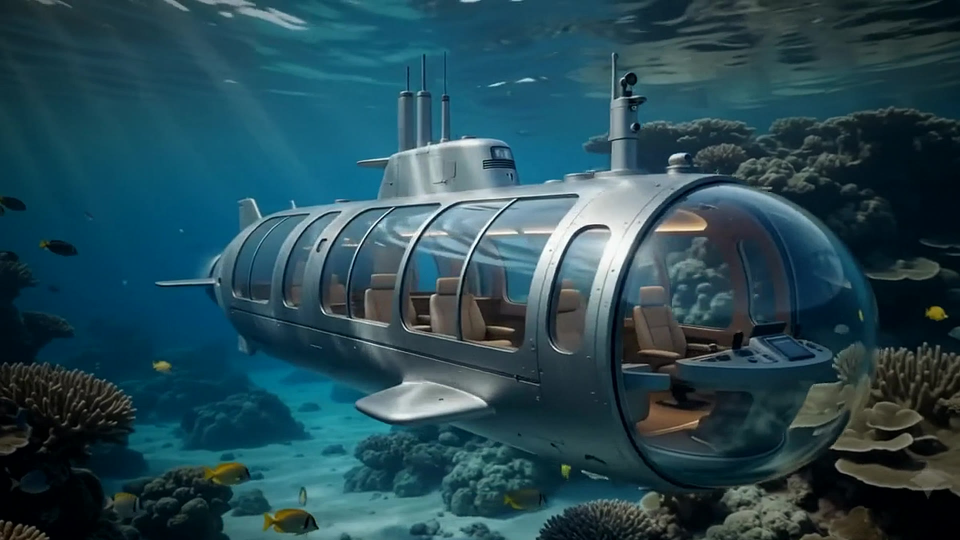
#> input picture assets/frames/frame_0000.jpg, 1920 x 1080 px (shown at 1/2 size)
$ python -i gen_placeholder_frames.py   (imports and definitions only)
#> lines starting #> are read from the running program, lines starting #| are printed output that depends on the picture
#!/usr/bin/env python3
"""Placeholder frame sequence for the ABYSSAL descent scrubber.

Renders a procedural 300-frame dive (surface -> sunlit -> twilight ->
midnight -> the floor) so the site pipeline can be built and verified
before the real Seedance clips are generated. Output format (frames +
manifest.json) is identical to what tools/build_frames.sh produces from
the real footage.
"""
import json
import math
import os
import random

import numpy as np
from PIL import Image, ImageDraw, ImageFilter

W, H = 1280, 720
N = 300
OUT = os.path.join(os.path.dirname(__file__), "..", "assets", "frames")

# water colour ramp: (t, top rgb, bottom rgb)
STOPS = [
    (0.00, (52, 132, 186), (14, 70, 122)),
    (0.20, (20, 88, 148), (7, 44, 92)),
    (0.40, (9, 40, 84), (3, 17, 44)),
    (0.60, (2, 9, 24), (1, 3, 11)),
    (0.80, (1, 3, 9), (0, 1, 5)),
    (1.00, (1, 2, 6), (0, 0, 2)),
]

rng = random.Random(7)
BUBBLES = [(rng.random(), rng.random(), rng.uniform(1.5, 4.5), rng.uniform(0.6, 1.6)) for _ in range(70)]
SNOW = [(rng.random(), rng.random(), rng.uniform(0.6, 1.8), rng.uniform(0.15, 0.5)) for _ in range(140)]
SPARKS = [(rng.random(), rng.random(), rng.uniform(0.8, 2.2), rng.uniform(0, math.tau),
           rng.choice([(0, 229, 255), (0, 229, 255), (150, 90, 255)])) for _ in range(170)]
JELLIES = [(rng.random(), rng.uniform(0.15, 0.8), rng.uniform(18, 46), rng.uniform(0, math.tau)) for _ in range(7)]
CHIMNEYS = [(rng.uniform(0.03, 0.97), rng.uniform(0.35, 1.0), rng.uniform(24, 70)) for _ in range(9)]


def lerp(a, b, u):
    return a + (b - a) * u


def ramp(t):
    for i in range(len(STOPS) - 1):
        t0, top0, bot0 = STOPS[i]
        t1, top1, bot1 = STOPS[i + 1]
        if t0 <= t <= t1:
            u = (t - t0) / (t1 - t0)
            top = [lerp(top0[k], top1[k], u) for k in range(3)]
            bot = [lerp(bot0[k], bot1[k], u) for k in range(3)]
            return top, bot
    return list(STOPS[-1][1]), list(STOPS[-1][2])


def water(t):
    top, bot = ramp(t)
    y = np.linspace(0, 1, H)[:, None, None]
    img = (1 - y) * np.array(top)[None, None, :] + y * np.array(bot)[None, None, :]
    img = np.repeat(img, W, axis=1)
    return img  # float HxWx3


# [40 lines left out: function draw_sub, not called in this run]


def render(i):
    t = i / (N - 1)
    base = water(t)

    img = Image.fromarray(base.astype(np.uint8), "RGB").convert("RGBA")
    ov = Image.new("RGBA", (W, H), (0, 0, 0, 0))
    gl = Image.new("RGBA", (W, H), (0, 0, 0, 0))
    dr = ImageDraw.Draw(ov)
    gd = ImageDraw.Draw(gl)

    # --- clip 1: sky band sinks off the top as we submerge
    if t < 0.055:
        u = t / 0.055
        horizon = int(H * 0.30 * (1 - u) - 40 * u)
        if horizon > 0:
            sky = Image.new("RGBA", (W, horizon), (0, 0, 0, 0))
            sd = ImageDraw.Draw(sky)
            for y in range(horizon):
                v = y / max(1, horizon)
                sd.line([(0, y), (W, y)],
                        fill=(int(lerp(255, 120, v)), int(lerp(178, 160, v)), int(lerp(120, 190, v)), 255))
            ov.paste(sky, (0, 0))
            dr.line([(0, horizon), (W, horizon)], fill=(240, 250, 255, 180), width=3)

    # --- god rays (surface + sunlit)
    if t < 0.45:
        fade = 1 - t / 0.45
        for k in range(5):
            x0 = W * (0.08 + k * 0.21) + 30 * math.sin(t * 12 + k)
            gd.polygon([(x0, -20), (x0 + 46, -20), (x0 + 190, H), (x0 + 40, H)],
                       fill=(200, 235, 255, int(26 * fade)))

    # --- whale silhouette (sunlit zone)
    if 0.21 < t < 0.39:
        u = (t - 0.21) / 0.18
        wx, wy = W * (0.95 - 0.75 * u), H * 0.30
        body = [wx - 130, wy - 26, wx + 130, wy + 26]
        dr.ellipse(body, fill=(2, 12, 26, 110))
        dr.polygon([(wx - 128, wy), (wx - 185, wy - 30), (wx - 172, wy), (wx - 185, wy + 30)],
                   fill=(2, 12, 26, 110))

    # --- bubbles rising
    if t < 0.55:
        fade = 1 - max(0, (t - 0.35)) / 0.2
        for bx, by, r, sp in BUBBLES:
            y = (by - t * 6.0 * sp) % 1.2 - 0.1
            x = bx + 0.012 * math.sin(t * 30 + bx * 20)
            dr.ellipse([x * W - r, y * H - r, x * W + r, y * H + r],
                       outline=(225, 245, 255, int(110 * fade)), width=1)

    # --- marine snow (drifts up as we descend; stronger when deep)
    depth_a = min(1.0, max(0.0, (t - 0.25) / 0.3))
    for sx, sy, r, sp in SNOW:
        y = (sy - t * 3.0 * sp) % 1.1 - 0.05
        dr.ellipse([sx * W - r, y * H - r, sx * W + r, y * H + r],
                   fill=(200, 215, 230, int(70 * depth_a)))

    # --- jellyfish (twilight)
    if 0.40 < t < 0.63:
        u = (t - 0.40) / 0.23
        fade = math.sin(u * math.pi)
        for jx, jy, r, ph in JELLIES:
            x = (jx + 0.05 * math.sin(t * 8 + ph)) * W
            y = ((jy - u * 0.55 * (0.5 + jx)) % 1.0) * H
            pulse = 1 + 0.12 * math.sin(t * 60 + ph)
            rr = r * pulse
            dr.arc([x - rr, y - rr, x + rr, y + rr], 180, 360,
                   fill=(235, 210, 255, int(150 * fade)), width=3)
            dr.arc([x - rr * .7, y - rr * .5, x + rr * .7, y + rr * .9], 180, 360,
                   fill=(200, 180, 255, int(80 * fade)), width=2)
            for k in range(4):
                tx = x - rr * 0.6 + k * rr * 0.4
                dr.line([(tx, y), (tx + 6 * math.sin(t * 40 + k + ph), y + rr * 1.9)],
                        fill=(220, 200, 255, int(70 * fade)), width=1)

    # --- bioluminescent starfield (midnight)
    if 0.58 < t < 0.88:
        u = (t - 0.58) / 0.30
        fade = math.sin(min(1, u) * math.pi)
        for px, py, r, ph, col in SPARKS:
            tw = 0.5 + 0.5 * math.sin(t * 90 + ph)
            a = int(230 * fade * tw)
            if a < 12:
                continue
            x, y = px * W, ((py + 0.02 * math.sin(t * 15 + ph)) % 1.0) * H
            gd.ellipse([x - r, y - r, x + r, y + r], fill=(*col, a))

    # --- the floor: chimneys + vent shimmer
    if t > 0.78:
        u = (t - 0.78) / 0.22
        rise = u * u
        for cxx, chh, cw in CHIMNEYS:
            hpx = chh * 300 * rise
            x = cxx * W
            top = H - hpx
            dr.polygon([(x - cw, H), (x - cw * 0.35, top), (x + cw * 0.3, top + 8), (x + cw * 1.1, H)],
                       fill=(1, 4, 8, 255))
            if rise > 0.35:
                gd.ellipse([x - 10, top - 16, x + 10, top + 4],
                           fill=(255, 150, 60, int(36 * rise)))
                for k in range(5):
                    yy = top - 14 - k * 16 - (t * 700 % 16)
                    gd.ellipse([x - 2 + 3 * math.sin(t * 50 + k), yy - 2,
                                x + 2 + 3 * math.sin(t * 50 + k), yy + 2],
                               fill=(255, 190, 120, int(26 * rise)))
        # floor haze
        gd.rectangle([0, H - 70 * rise, W, H], fill=(10, 40, 55, int(50 * rise)))

    # --- the vessel (enters from above during clip 1, then holds centre; final hover)
    if t < 0.18:
        cy = H * lerp(0.16, 0.50, min(1, t / 0.18))
    else:
        cy = H * 0.50
    cy += 7 * math.sin(t * 34)
    cx = W * 0.42
    if t > 0.90:  # settle into hero hover, slightly larger presence
        cy = H * (0.50 - 0.06 * (t - 0.90) / 0.10)
    draw_sub(dr, gd, t, cx, cy)

    gl = gl.filter(ImageFilter.GaussianBlur(7))
    img = Image.alpha_composite(img, gl)
    img = Image.alpha_composite(img, ov)

    # vignette + grain
    arr = np.asarray(img.convert("RGB")).astype(np.int16)
    yy, xx = np.mgrid[0:H, 0:W]
    d = np.sqrt(((xx - W / 2) / (W / 2)) ** 2 + ((yy - H / 2) / (H / 2)) ** 2)
    vig = np.clip(1 - 0.38 * np.clip(d - 0.55, 0, None), 0, 1)
    arr = arr * vig[:, :, None]
    noise = np.random.default_rng(i).integers(-6, 7, (H, W, 1))
    arr = np.clip(arr + noise, 0, 255).astype(np.uint8)
    return Image.fromarray(arr)


# [10 lines left out: function main, not called in this run]


# [2 lines not run here, left out]

>>> import cv2
>>> picture = cv2.imread('../assets/frames/frame_0000.jpg', cv2.IMREAD_GRAYSCALE)
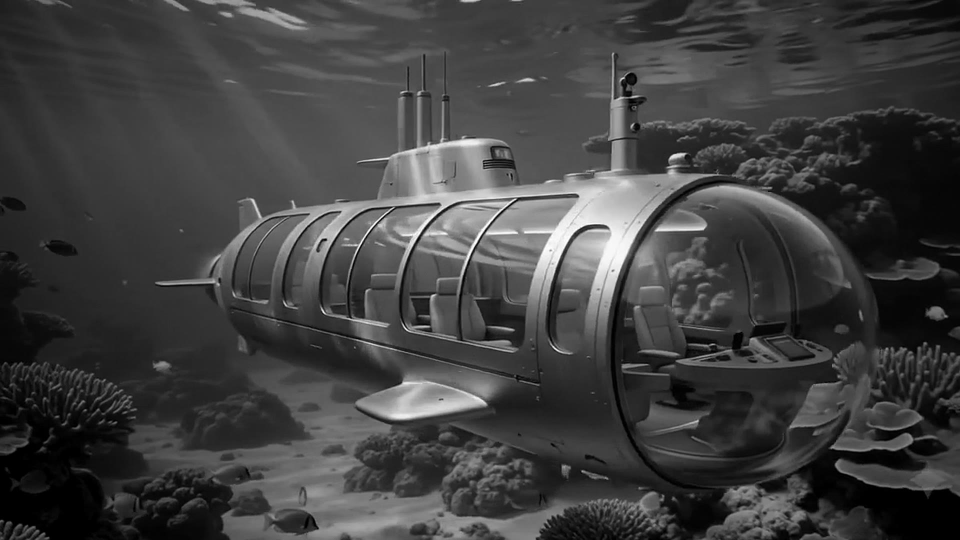
#> picture: shape (1080, 1920) (shown at 1/2 size); min 0, max 255, mean 63.9
>>> result = render(picture)
#> in render, `t = i / (N - 1)`:
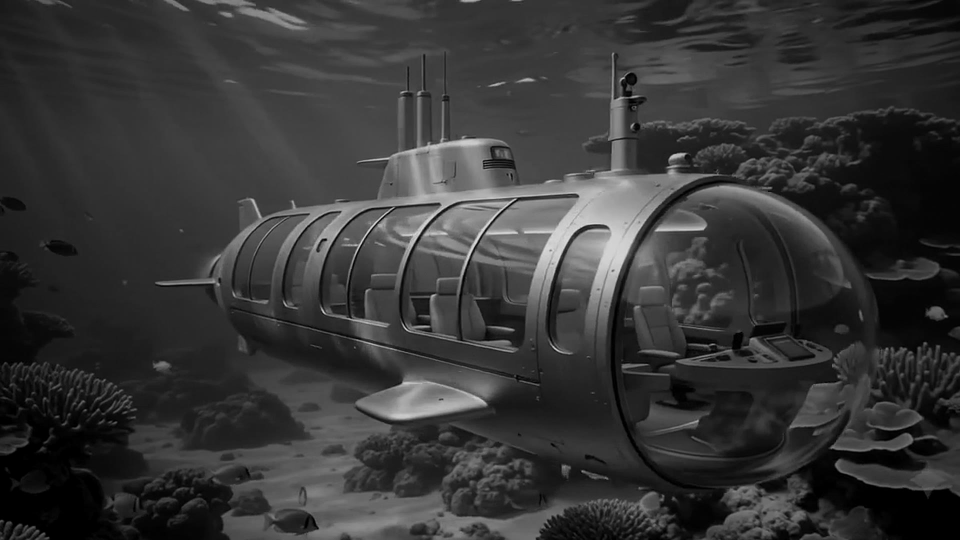
#> t: shape (1080, 1920) float64 (shown at 1/2 size); min 0, max 0.853, mean 0.214
#> (the run stopped early here; a loop or call above may not have finished)
